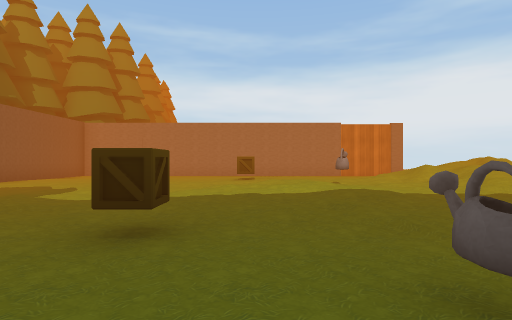
[1] (above)

16 first-person views from a walk through a scene from a Unity 3-D project. The camera is 1.3 m above the floor, looks level and sees 80° across. The floor is counted in squares, 2 m on a side. Each view is taken from the middle of a square. On the plan, view 1 faces up. The plan holds only what a view shows up to about 10 squares ahead; the rest is blank. The place goes on beyond the plan. The player is left out. Some surface patterns are stand-ins.

[2]
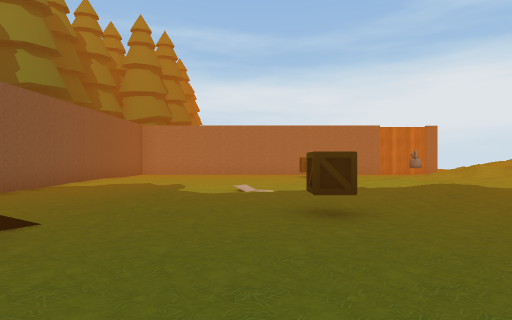

[3]
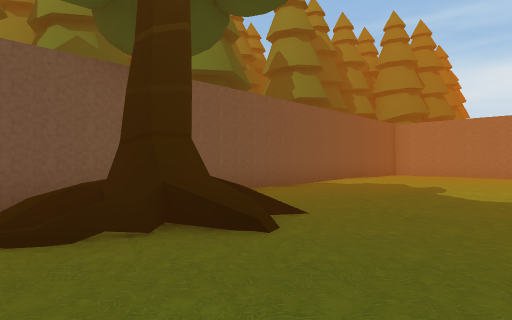

[4]
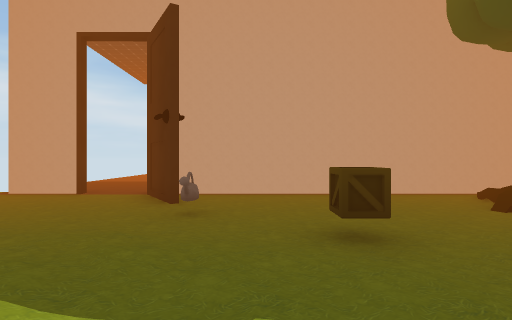

[5]
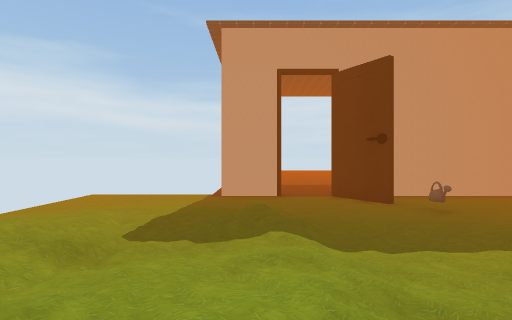

[6]
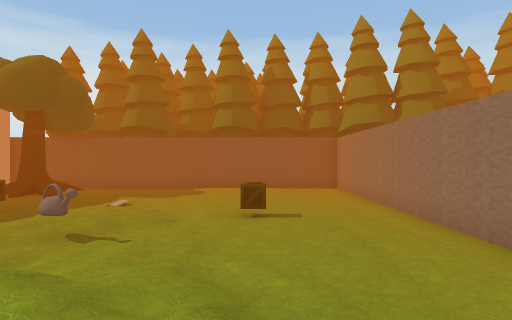

[7]
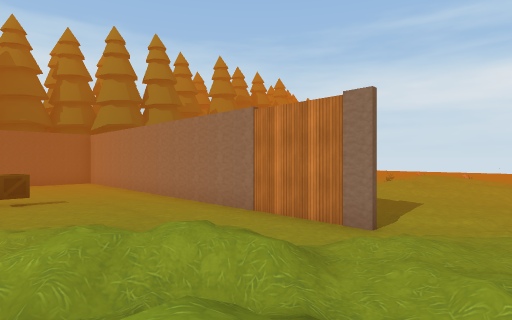

[8]
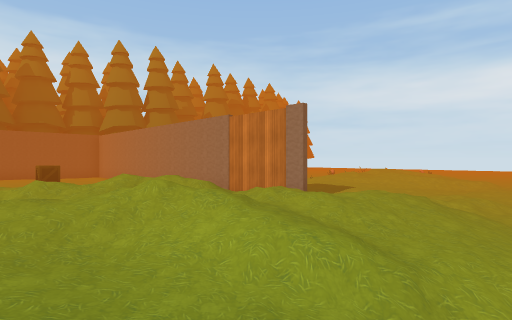

[9]
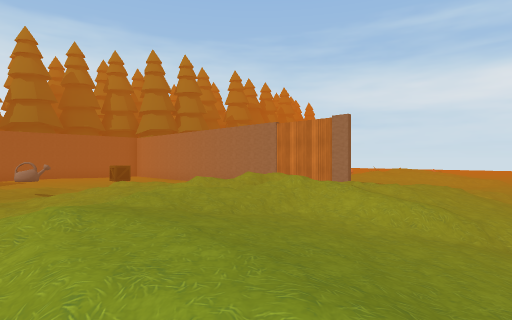

[10]
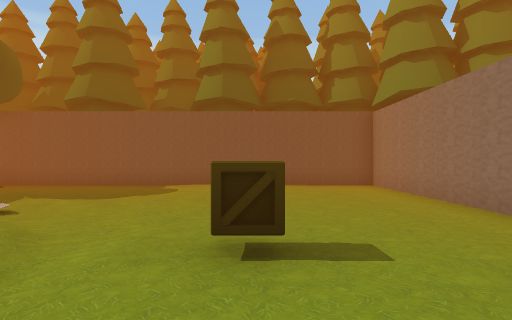

[11]
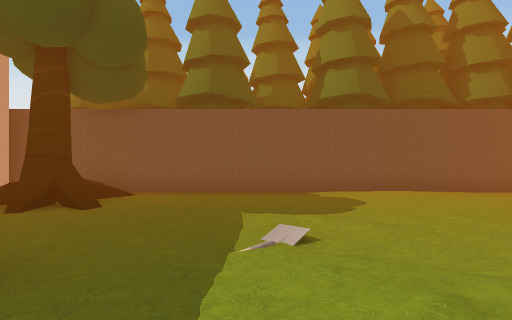

[12]
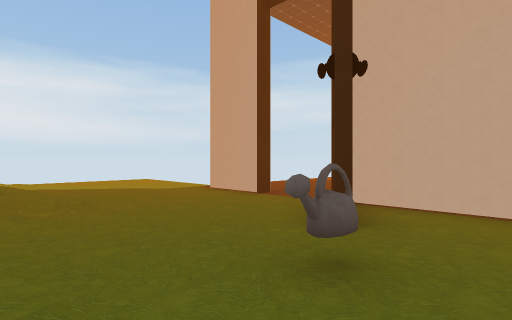

[13]
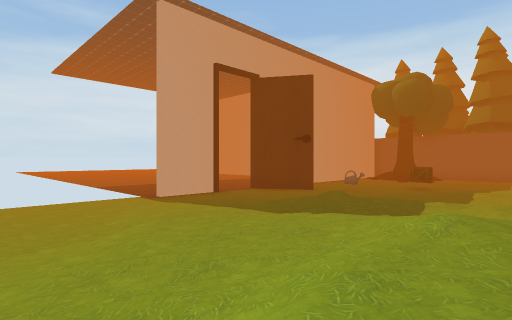

[14]
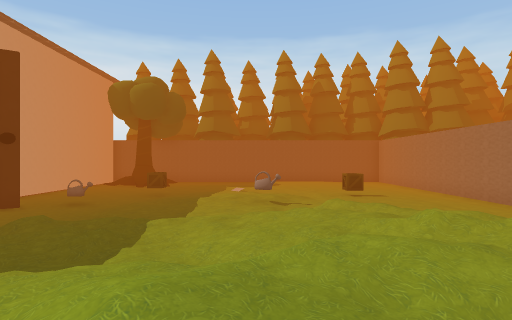

[15]
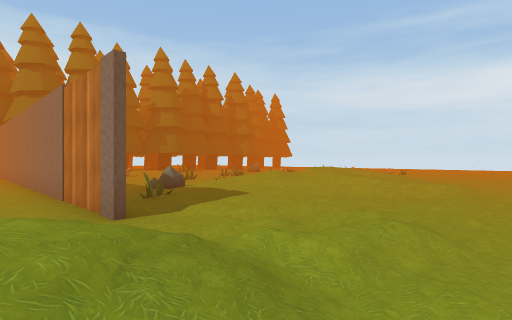

[16]
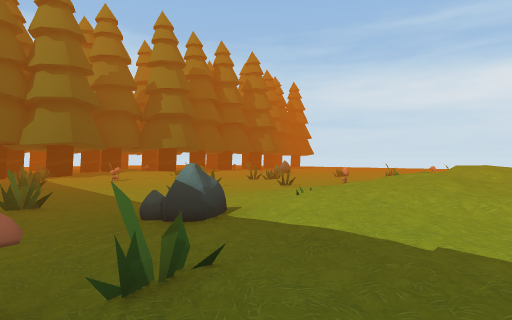

### Floor plan
Key: @ floor where view 1 was taken; # wall or solid block; x gap in a wall; . main floor; : floor 0.25 m higher than the main floor; + floor 0.5 m higher than the main floor; * floor 1 m higher than the main floor; / step, stairs or slope; T tree; C crate; R rock; M mushroom; O other object.
Columns run from 11 left of view 1 to 10 right of it. Each row starts with its distance up from view 1.
 23                    ..
 22             ./O    ..
 21           O..O     ..
 20           ....    //.
 19           ..O   *///.
 18         /..O.   *////
 17        :.....///O////
 16       ..O....//O///./.
 15       O....../R//////.
 14    TT....O..O.//O////.
 13             ...M...//.
 12     ############## ///
 11     #............/////
 10  TT #......::::/ /////
  9     #......C:::///////
  8     #.....::::////////
  7     #.....////////////
  6     #.....///O:///////
  5     #../..:://://+////
  4     #..//.:///:///////
  3     #../..C.//////////
  2     #///........////..
  1 TT  #TT/....O.../::/..
  0     #TT....@.#........
 -1 O   #  ......#........
 -2 O   ##########..#x
 -3               ....
 -4                ...

Positions as (right, up) in squares from view 1, and headings:
1: (0, 0), facing up
2: (-2, -1), facing up
3: (-2, -1), facing up-left
4: (0, 6), facing down
5: (5, 8), facing down
6: (6, 9), facing left
7: (8, 8), facing up-left
8: (10, 7), facing up-left
9: (10, 5), facing up-left
10: (2, 9), facing left
11: (1, 5), facing left
12: (0, 3), facing down-right
13: (10, 6), facing down-left
14: (9, 6), facing left
15: (10, 11), facing up-left
16: (6, 13), facing up-left
